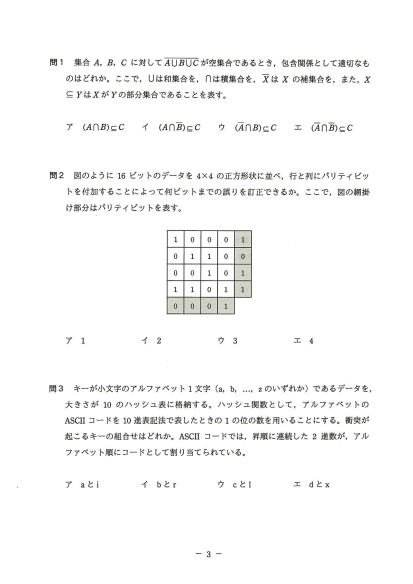
#> input picture a1/assets/2015_a1_2015_a1_p03.png, 825 x 1167 px, given in place of page-05.jpg, which was not available (shown at 1/2 size)
$ python build_a1_2019_assets.py
#> lines starting #> are read from the running program, lines starting #| are printed output that depends on the picture
from pathlib import Path
from PIL import Image

ROOT=Path(__file__).resolve().parents[1]
SRC=ROOT/"_tmp_a1_2019_render"
OUT=ROOT/"a1"/"assets"
OUT.mkdir(parents=True,exist_ok=True)

spec={
    "2019_q06_jobs.png": ("page-05.jpg",(130,240,930,480)),
    "2019_q19_arrow.png": ("page-11.jpg",(130,250,920,650)),
}
for name,(src,box) in spec.items():
    im=Image.open(SRC/src).convert("RGB")
#> im is the input picture: PIL image 825x1167 RGB; mean R, G, B 248.8, 248.8, 248.5
    crop=im.crop(box)
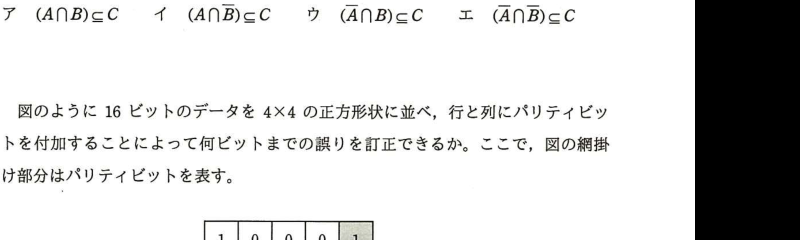
#> crop: PIL image 800x240 RGB; mean R, G, B 213.9, 213.9, 213.6
    crop.save(OUT/name,optimize=True)
    print(name,crop.size)
#| 2019_q06_jobs.png (800, 240)
#> pass 2 of the loop `for name,(src,box) in spec.items():`:
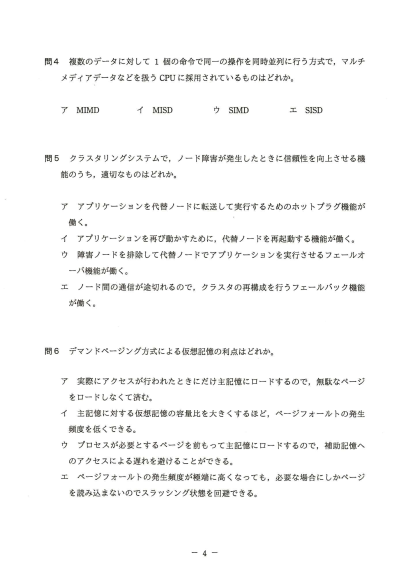
#> input picture a1/assets/2015_a1_2015_a1_p04.png, 825 x 1167 px, given in place of page-11.jpg, which was not available (shown at 1/2 size)
#> im is the input picture: PIL image 825x1167 RGB; mean R, G, B 248.4, 248.5, 248.2
#> `crop=im.crop(box)`:
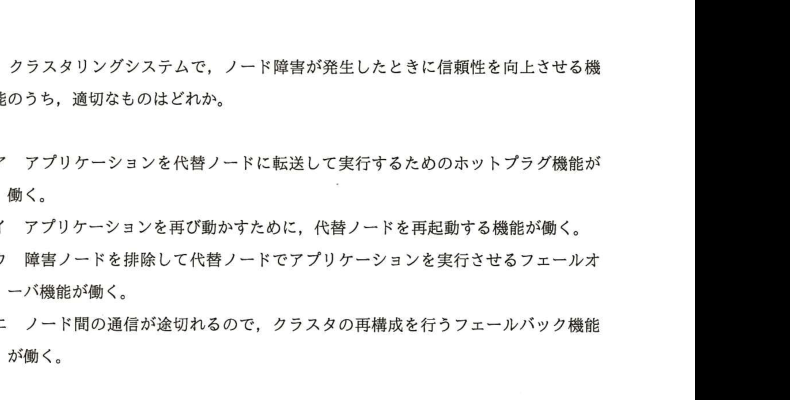
#> crop: PIL image 790x400 RGB; mean R, G, B 216.7, 216.7, 216.5
#| 2019_q19_arrow.png (790, 400)
